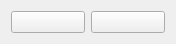
<ui version="4.0">
 <author/>
 <comment/>
 <exportmacro/>
 <class>WidgetPdfViewer</class>
 <widget class="QWidget" name="verticalLayoutWidget">
  <property name="geometry">
   <rect>
    <x>0</x>
    <y>0</y>
    <width>176</width>
    <height>43</height>
   </rect>
  </property>
  <property name="windowTitle">
   <string>Form</string>
  </property>
  <layout class="QVBoxLayout" name="verticalLayout">
   <item>
    <layout class="QHBoxLayout" name="horizontalLayout">
     <item>
      <widget class="QPushButton" name="pushButtonZoomIn">
       <property name="styleSheet">
        <string notr="true"/>
       </property>
       <property name="text">
        <string></string>
       </property>
      </widget>
     </item>
     <item>
      <widget class="QPushButton" name="pushButtonZoomOut">
       <property name="text">
        <string></string>
       </property>
      </widget>
     </item>
    </layout>
   </item>
  </layout>
 </widget>
 <pixmapfunction/>
 <connections/>
</ui>
